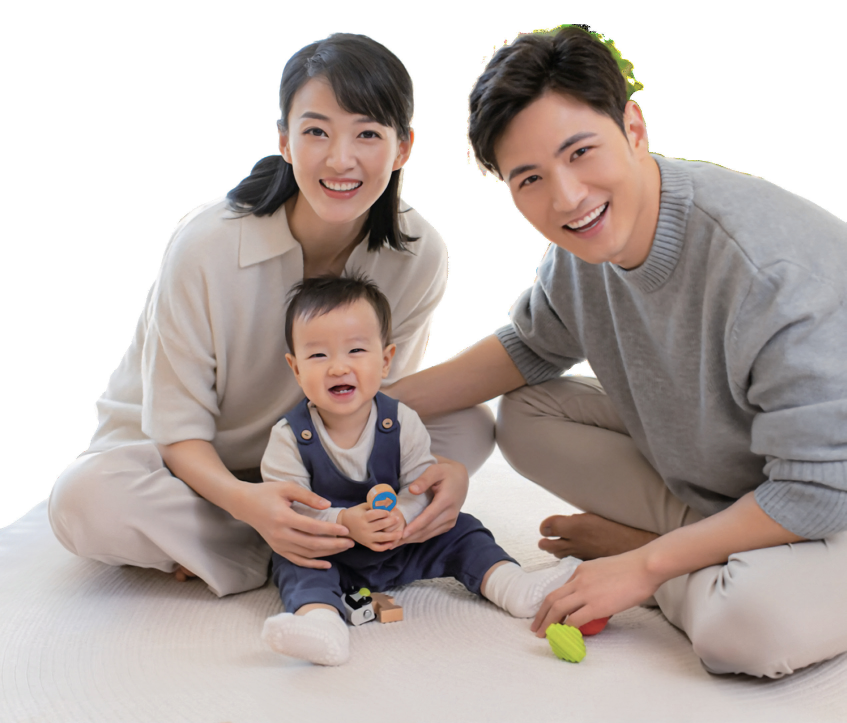
#> input picture backend/dvadmin/cards/skill/assets/ci-advanced-hero.jpg, 2540 x 2169 px, given in place of ., which was not available (shown at 1/3 size)
$ python -i render_guizang.py   (imports and definitions only)
#> lines starting #> are read from the running program, lines starting #| are printed output that depends on the picture
#!/usr/bin/env python3
"""render_guizang.py — Guizang 杂志风 cards.json -> PNG 卡片 + 接触印样

用 Playwright 把每张卡片渲染成 1080×1440 的 HTML/CSS 杂志页，再截图为 PNG。
风格来自 referral/guizang-social-card-skill 的 Editorial Magazine × E-ink 模板：
  - 纸本底色 + 墨色正文 + 克制的衬线/无衬线对比
  - 顶部 issue-row、底部 issue-strip、kicker 小标签
  - ledger 账册行、pipeline 编号列表、editorial 表格、pullquote 引文

本地字体（C:\\Windows\\Fonts 已装）：Noto Serif SC / Noto Sans SC，与模板字体栈
完全一致，故无需联网加载 Google Fonts。WebGL 纸纹背景对批量渲染过重，改用
纯 CSS 的 .grain + .paper-wash 叠层，视觉接近且零依赖。

支持的 layout: cover / summary / table / list / article / ci-list / image
卡片数量不限——只要 cards.json 里列出的卡都会渲染。
"""
from __future__ import annotations

import argparse
import base64
import html
import json
import math
import sys
from pathlib import Path
from typing import Any

try:
    from playwright.sync_api import sync_playwright
except ImportError as exc:
    raise SystemExit("playwright is required. Install: python -m pip install playwright && python -m playwright install chromium") from exc


SKILL_ROOT = Path(__file__).resolve().parents[1]
DEFAULT_THEMES = SKILL_ROOT / "assets" / "guizang-themes.json"
POSTER_W = 1080
POSTER_H = 1440


# ── HTML 转义 ──────────────────────────────────────────────────────────────


def esc(text: Any) -> str:
    return html.escape(str(text), quote=True)


# ── 主题 CSS 变量 ──────────────────────────────────────────────────────────


# [10 lines left out: function theme_css, not called in this run]


# ── 基础 CSS（来自 template-editorial-card.html，裁剪到本渲染器所需）─────


BASE_CSS = """
*,*::before,*::after { box-sizing: border-box; }
html, body { margin: 0; padding: 0; }
body {
  background: #1a1a1a;
  font-family: var(--sans-zh);
  color: var(--ink);
  -webkit-font-smoothing: antialiased;
  -moz-osx-font-smoothing: grayscale;
}

:root {
  --serif-zh: "Noto Serif SC", "Noto Serif CJK SC", "STSong", "SimSun", serif;
  --serif-en: "Noto Serif SC", "Noto Serif CJK SC", "Times New Roman", serif;
  --sans-zh:  "Noto Sans SC", "Noto Sans CJK SC", "Microsoft YaHei UI", sans-serif;
  --sans-en:  "Noto Sans SC", "Noto Sans CJK SC", "Arial", sans-serif;
  --mono:     "IBM Plex Mono", ui-monospace, "Consolas", "Courier New", monospace;
}

.poster {
  position: relative;
  width: 1080px;
  height: 1440px;
  background: var(--paper);
  color: var(--ink);
  overflow: hidden;
  isolation: isolate;
  font-family: var(--sans-zh);
}

/* 背景叠层：纸纹颗粒 + 纸洗渐变（替代 WebGL，纯 CSS 零依赖）*/
.grain {
  position: absolute; inset: 0; z-index: 1; pointer-events: none;
  opacity: .35; mix-blend-mode: multiply;
  background-image: radial-gradient(rgba(0,0,0,.045) 1px, transparent 1px);
  background-size: 3px 3px;
}
.paper-wash {
  position: absolute; inset: 0; z-index: 1; pointer-events: none;
  background: linear-gradient(180deg, rgba(var(--ink-rgb),.02),
              rgba(var(--ink-rgb),.05) 60%, rgba(var(--ink-rgb),.08));
}

.content {
  position: relative; z-index: 2;
  width: 100%; height: 100%;
  padding: 96px 88px 88px;
  display: flex; flex-direction: column;
}

/* —— 排版角色 —— */
.kicker {
  font-family: var(--mono); font-size: 21px; letter-spacing: .22em;
  text-transform: uppercase; color: rgba(var(--ink-rgb), .55);
  margin: 0 0 18px;
}
.h-display { font-family: var(--serif-zh); font-weight: 500; font-size: 92px;
  line-height: 1.06; letter-spacing: .03em; margin: 0 0 20px; color: var(--ink); }
.h-xl { font-family: var(--serif-zh); font-weight: 500; font-size: 72px;
  line-height: 1.10; letter-spacing: .03em; margin: 0 0 20px; color: var(--ink); }
.h-md { font-family: var(--serif-zh); font-weight: 500; font-size: 52px;
  line-height: 1.18; letter-spacing: .02em; margin: 0 0 16px; color: var(--ink); }
.h-sub { font-family: var(--serif-en); font-style: italic; font-weight: 400;
  font-size: 32px; color: var(--muted); margin: 0 0 24px; line-height: 1.35; }
.lead { font-family: var(--serif-zh); font-weight: 400; font-size: 28px;
  line-height: 1.55; color: rgba(var(--ink-rgb), .82); margin: 0 0 24px; }
.body { font-family: var(--serif-zh); font-weight: 400; font-size: 25px;
  line-height: 1.75; color: rgba(var(--ink-rgb), .80); margin: 0 0 18px;
  white-space: pre-wrap; word-break: break-word; }
.meta, .label { font-family: var(--mono); font-size: 18px; letter-spacing: .20em;
  text-transform: uppercase; color: rgba(var(--ink-rgb), .55); }
.pullquote { font-family: var(--serif-zh); font-style: italic; font-weight: 500;
  font-size: 44px; line-height: 1.30; color: var(--ink); margin: 0; }

/* —— 顶部 issue 行 + 底部 issue-strip —— */
.issue-row {
  display: flex; align-items: center; gap: 16px;
  font-family: var(--mono); font-size: 20px; letter-spacing: .12em;
  text-transform: uppercase; color: var(--muted); margin-bottom: 28px;
}
.issue-row .dot { width: 6px; height: 6px; border-radius: 50%; background: var(--accent); }
.issue-strip {
  position: absolute; left: 88px; right: 88px; bottom: 56px; z-index: 3;
  display: flex; justify-content: space-between; align-items: center; gap: 32px;
  font-family: var(--mono); font-size: 18px; letter-spacing: .12em;
  text-transform: uppercase; color: var(--muted);
  border-top: 1px solid var(--line); padding-top: 18px;
}
.issue-strip span { white-space: nowrap; }

/* 标题装饰线 */
.rule-accent { height: 2px; background: var(--accent); border: 0;
  margin: 18px 0 28px; width: 96px; }
.rule { height: 1px; background: var(--line); border: 0; margin: 24px 0; }

/* —— 布局原语 —— */
.stack { display: flex; flex-direction: column; }
.gap-1 { gap: 12px; } .gap-2 { gap: 24px; } .gap-3 { gap: 36px; }
.gap-4 { gap: 48px; } .gap-5 { gap: 64px; }
.grow { flex: 1; }

/* 封面统计卡 */
.cover-stats { display: grid; grid-template-columns: repeat(3, 1fr); gap: 24px; }
.cover-stats .stat {
  padding: 28px 24px; background: var(--paper-2);
  border-left: 3px solid var(--accent);
}
.cover-stats .stat-label { font-family: var(--mono); font-size: 18px;
  letter-spacing: .14em; text-transform: uppercase; color: var(--muted);
  margin-bottom: 10px; }
.cover-stats .stat-value { font-family: var(--serif-zh); font-weight: 500;
  font-size: 44px; letter-spacing: .02em; color: var(--ink); line-height: 1.1; }

/* 摘要 ledger 行 */
.ledger { display: flex; flex-direction: column; }
.ledger-row {
  display: grid; grid-template-columns: 200px 1fr auto; gap: 24px;
  align-items: baseline; padding: 22px 0;
  border-bottom: 1px solid var(--line);
}
.ledger-row:last-child { border-bottom: 0; }
.ledger-row .ledger-label {
  font-family: var(--mono); font-size: 17px; letter-spacing: .14em;
  text-transform: uppercase; color: var(--muted);
}
.ledger-row .ledger-value { font-family: var(--serif-zh); font-weight: 500;
  font-size: 30px; letter-spacing: .02em; color: var(--ink); text-align: right; }

/* editorial 表格 */
.ed-table { width: 100%; border-collapse: collapse;
  font-family: var(--sans-zh); }
.ed-table thead th {
  font-family: var(--mono); font-size: 18px; letter-spacing: .08em;
  text-transform: uppercase; color: var(--muted); font-weight: 500;
  text-align: right; padding: 18px 14px;
  border-bottom: 2px solid var(--ink);
  white-space: pre-line;
}
.ed-table thead th:first-child { text-align: left; }
.ed-table tbody td {
  font-family: var(--sans-zh); font-size: 24px; color: var(--ink);
  padding: 16px 14px; text-align: right;
  border-bottom: 1px solid var(--line);
}
.ed-table tbody td:first-child { text-align: left; font-family: var(--mono);
  font-size: 20px; color: var(--muted); letter-spacing: .04em; }
.ed-table tbody tr:nth-child(even) { background: rgba(var(--ink-rgb), .025); }
.table-note { font-family: var(--serif-zh); font-size: 21px; line-height: 1.55;
  color: var(--muted); margin-top: 22px; }

/* pipeline 编号列表 */
.pipeline-v { display: flex; flex-direction: column; gap: 22px; }
.pipeline-v .step {
  display: grid; grid-template-columns: 72px 1fr; gap: 24px;
  align-items: baseline; padding-bottom: 20px;
  border-bottom: 1px solid var(--line);
}
.pipeline-v .step:last-child { border-bottom: 0; padding-bottom: 0; }
.pipeline-v .step-nb { font-family: var(--mono); font-size: 30px;
  color: var(--accent); letter-spacing: .04em; }
.pipeline-v .step-desc { font-family: var(--serif-zh); font-weight: 400;
  font-size: 23px; line-height: 1.6; color: rgba(var(--ink-rgb), .80); margin: 0; }

/* callout 引文块 */
.callout {
  border-left: 3px solid var(--accent); padding: 22px 30px;
  font-family: var(--serif-zh); font-style: italic; font-size: 34px;
  line-height: 1.35; color: var(--ink); background: var(--paper-2);
  margin: 0;
}

/* CI 疾病清单 */
.ci-groups { display: flex; flex-direction: column; gap: 26px; }
.ci-group { }
.ci-group-head {
  display: flex; justify-content: space-between; align-items: baseline;
  gap: 16px; padding-bottom: 10px; border-bottom: 1px solid var(--line);
  margin-bottom: 14px;
}
.ci-group-tier { font-family: var(--serif-zh); font-weight: 500; font-size: 30px;
  color: var(--ink); letter-spacing: .02em; }
.ci-group-payout { font-family: var(--mono); font-size: 16px; letter-spacing: .10em;
  text-transform: uppercase; color: var(--accent); text-align: right; }
.ci-items {
  display: grid; grid-template-columns: 1fr 1fr; gap: 6px 28px;
  font-family: var(--serif-zh); font-size: 21px; line-height: 1.7;
  color: rgba(var(--ink-rgb), .80);
}
.ci-items .ci-item::before {
  content: "·"; color: var(--accent); margin-right: 8px; font-weight: 700;
}

/* image layout —— 全图嵌入卡 */
.image-body {
  position: relative; z-index: 2;
  width: 100%; height: 100%;
  padding: 96px 88px 88px;
  display: flex; flex-direction: column;
}
.image-body .image-stage {
  flex: 1; display: flex; align-items: flex-start; justify-content: center;
  margin: 0;
  padding: 4px 0 70px 0;
}
.image-body .image-stage .hero-img {
  max-width: 84%; max-height: 84%; object-fit: contain;
  border: 1px solid var(--line);
  box-shadow: 0 4px 32px rgba(0,0,0,.22);
}
.hero-missing {
  font-family: var(--serif-zh); font-size: 28px; color: var(--muted);
  border: 2px dashed var(--line); padding: 80px 120px;
}

/* 页码角标 */
.corner-tr {
  position: absolute; right: 88px; top: 56px; z-index: 3;
  font-family: var(--mono); font-size: 18px; letter-spacing: .12em;
  text-transform: uppercase; color: var(--muted);
}
"""


# ── 各 layout 的内容生成 ────────────────────────────────────────────────────


# [176 lines left out: functions _issue_row, _issue_strip, _title_block, render_cover, render_summary, render_table and 5 more, not called in this run]


LAYOUTS = {
    "cover": render_cover,
    "summary": render_summary,
    "table": render_table,
    "list": render_list,
    "article": render_article,
    "ci-list": render_ci_list,
    "image": render_image,
}


# [25 lines left out: function build_card_html, not called in this run]


# ── 渲染主流程 ──────────────────────────────────────────────────────────────


def create_contact_sheet(images: list[Path], output: Path) -> None:
    """3 列接触印样，沿用 Pillow（render_cards.py 也用 Pillow，依赖已具备）。"""
#> called with images = '../assets/ci-advanced-hero.jpg', output = 'out.png'
    try:
        from PIL import Image, ImageDraw, ImageFont
    except ImportError:
        return
    if not images:
        return
    cols = 3
    thumb_w = 360
    gap = 24
    label_h = 48
    # Open first image to compute thumbnail height from its aspect ratio.
    first_img = Image.open(images[0]).convert("RGB")
#> first_img is the input picture: PIL image 2540x2169 RGB; mean R, G, B 185.6, 174.6, 170.6
    thumb_h = round(thumb_w * first_img.height / first_img.width)
#> thumb_h = 307
    rows = math.ceil(len(images) / cols)
    sheet_w = cols * thumb_w + (cols + 1) * gap
    sheet_h = rows * (thumb_h + label_h) + (rows + 1) * gap
#> sheet_h = 3814
    sheet = Image.new("RGB", (sheet_w, sheet_h), (243, 240, 232))
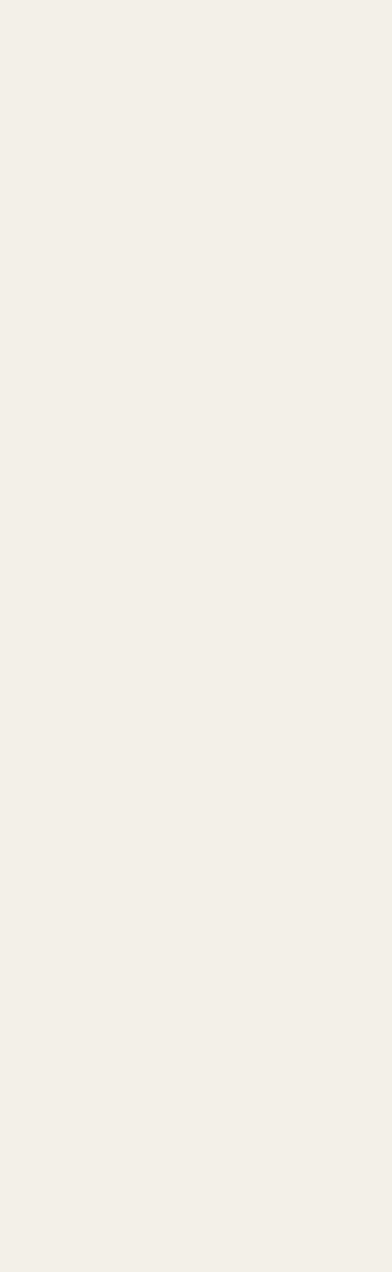
#> sheet: PIL image 1176x3814 RGB (shown at 1/3 size); mean R, G, B 243, 240, 232
    draw = ImageDraw.Draw(sheet)
    font = ImageFont.truetype("C:/Windows/Fonts/NotoSansSC-VF.ttf", 28)
    resampling = getattr(Image, "Resampling", Image).LANCZOS
    for i, p in enumerate(images, start=1):
        img = Image.open(p).convert("RGB")
        r, c = divmod(i - 1, cols)
        x = gap + c * (thumb_w + gap)
        y = gap + r * (thumb_h + label_h + gap)
#> y = 24
        thumb = img.resize((thumb_w, thumb_h), resampling)
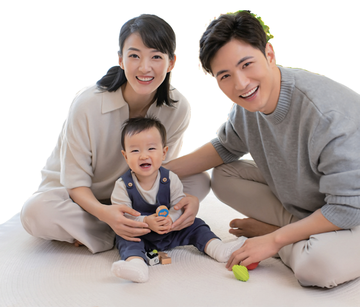
#> thumb: PIL image 360x307 RGB; mean R, G, B 185.6, 174.6, 170.5
        sheet.paste(thumb, (x, y))
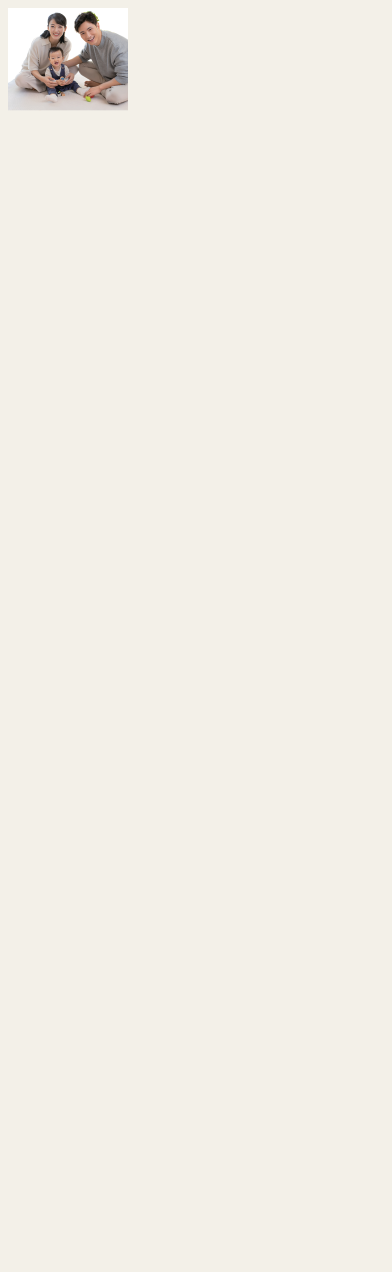
#> sheet: PIL image 1176x3814 RGB (shown at 1/3 size); mean R, G, B 241.6, 238.4, 230.5
#> pass 3 of the loop in create_contact_sheet, `for i, p in enumerate(images, start=1):`:
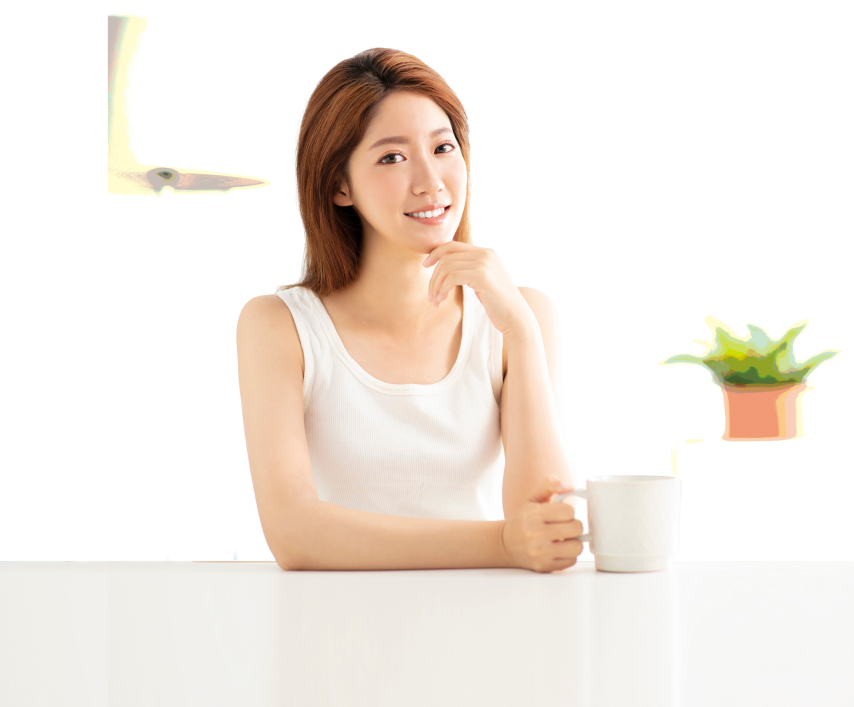
#> input picture backend/dvadmin/cards/skill/assets/ci-standard-hero.jpg, 3414 x 2827 px, given in place of , which was not available (shown at 1/4 size)
#> in create_contact_sheet, img is the input picture: PIL image 3414x2827 RGB; mean R, G, B 242.7, 234.7, 227.2
#> in create_contact_sheet, `thumb = img.resize((thumb_w, thumb_h), resampling)`:
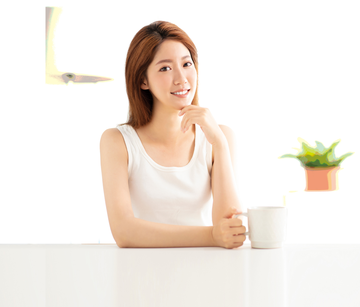
#> thumb: PIL image 360x307 RGB; mean R, G, B 242.7, 234.6, 227.2
#> in create_contact_sheet, `sheet.paste(thumb, (x, y))`:
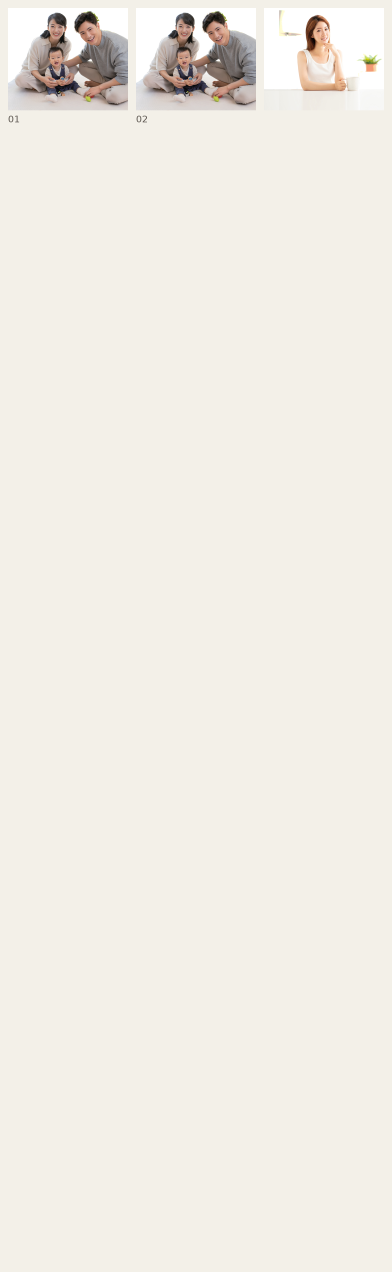
#> sheet: PIL image 1176x3814 RGB (shown at 1/3 size); mean R, G, B 240.1, 236.6, 228.8
#> the loop made 5 passes; the first 3 are shown
        draw.text((x, y + thumb_h + 10), f"{i:02d}", font=font, fill=(90, 84, 78))
    sheet.save(output, format="PNG", optimize=True)


# [8 lines left out: function parse_args, not called in this run]


def load_json(path: Path) -> dict:
    return json.loads(path.read_text(encoding="utf-8"))


# [61 lines left out: functions validate, main, not called in this run]


# [2 lines not run here, left out]

#> (the run stopped early here; a loop or call above may not have finished)
